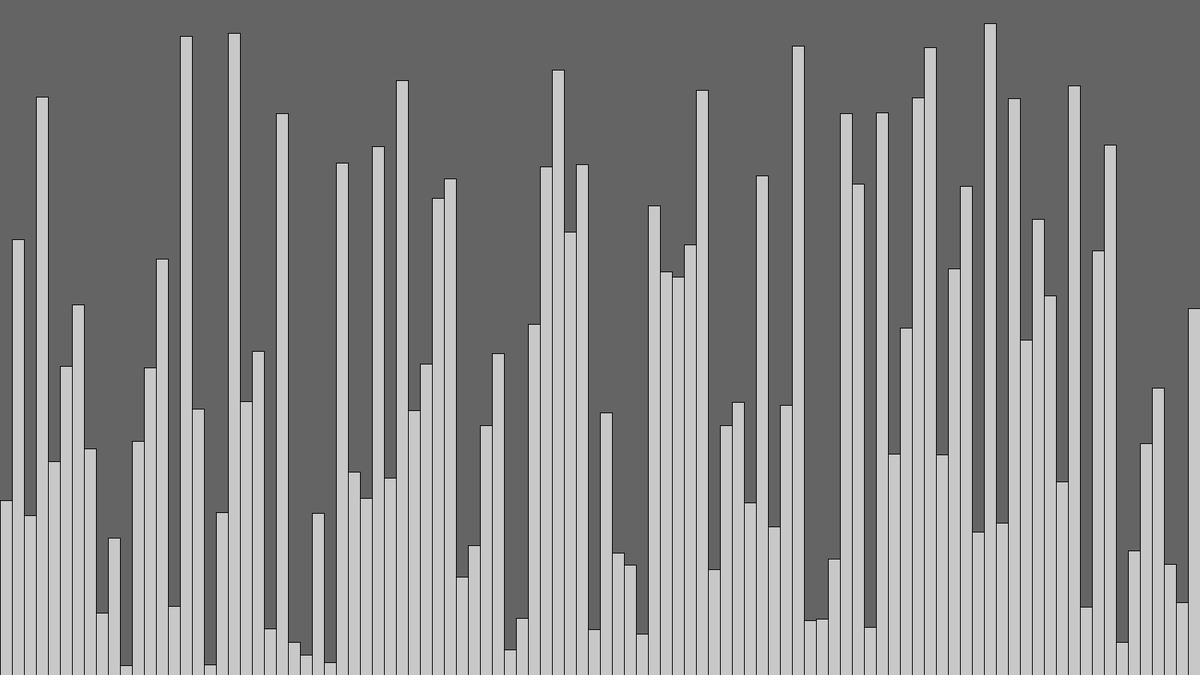
Frame 1 (no input)
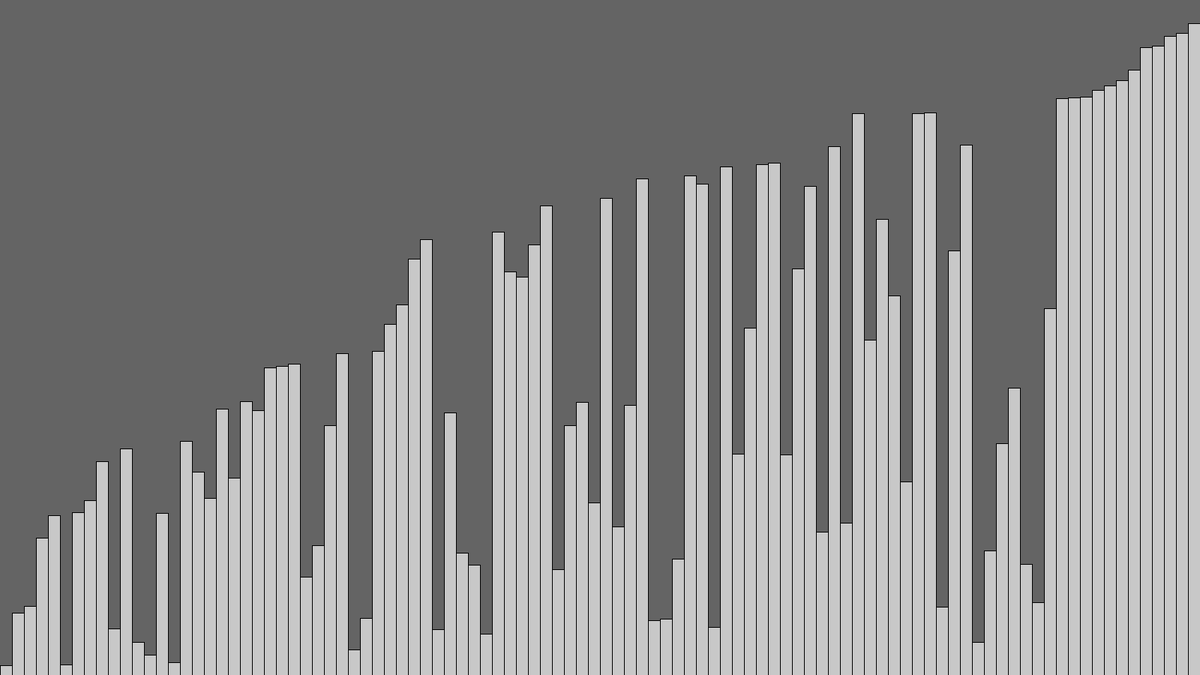
Frame 60 (the mouse pressed at the canvas centre just before this capture)
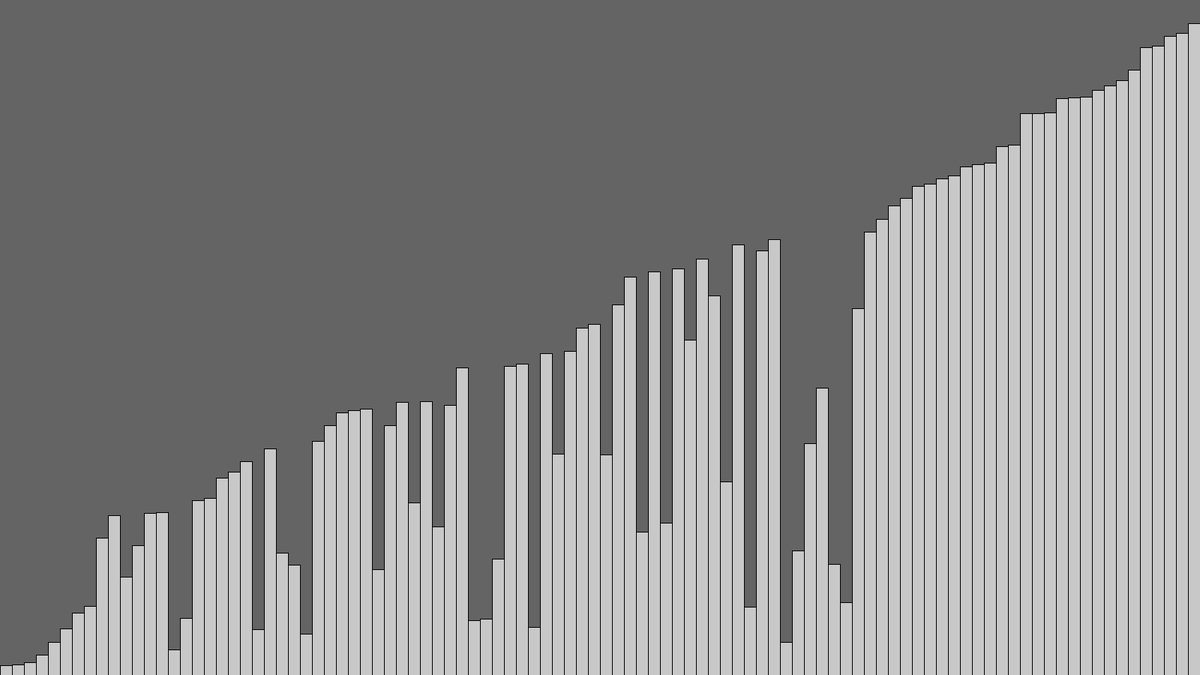
Frame 120 (the mouse held since frame 60 and released just before this capture)

The Processing sketch that drew these frames (run headless with seeded random() and noise(); from frame 60 on, the mouse is pressed at the canvas centre):

// Processing sketch: Bubble_Sorting
// ── Bubble_Sorting.pde
int[] list;
int n;
float len;
int x, y, t;

void setup(){
  size(1600, 900);
  
  n = 100;
  len = width/n;
  
  list = new int[n];
  for (int i = 0; i < n; i++){
    list[i] = (int) random(height);
  }
  
  x = 0;
  y = 0;
  t = n-1;
  
  //frameRate(100);
  //draw();
}

void draw(){
  
  for (int q = 0; q < 20; q++){
    
  
  background(100);
  
  fill(200);
  for (int i = 0; i < n; i++){
    System.out.println(list[i]);
    rect(i*len, height-list[i], len, list[i]);
  }
  
  if (x==n-1){
    textAlign(CENTER);
    fill(200, 0, 0);
    textSize(32);
    text("Sorted", width/2, 40);
    return;
  }
  
  if (list[y]>list[y+1]){
    int temp = list[y];
    list[y] = list[y+1];
    list[y+1] = temp;
  }
  
  y++;
  
  if (y==t){
    y = 0;
    x++;
    t--;
  }
  
  }
  
  
}
